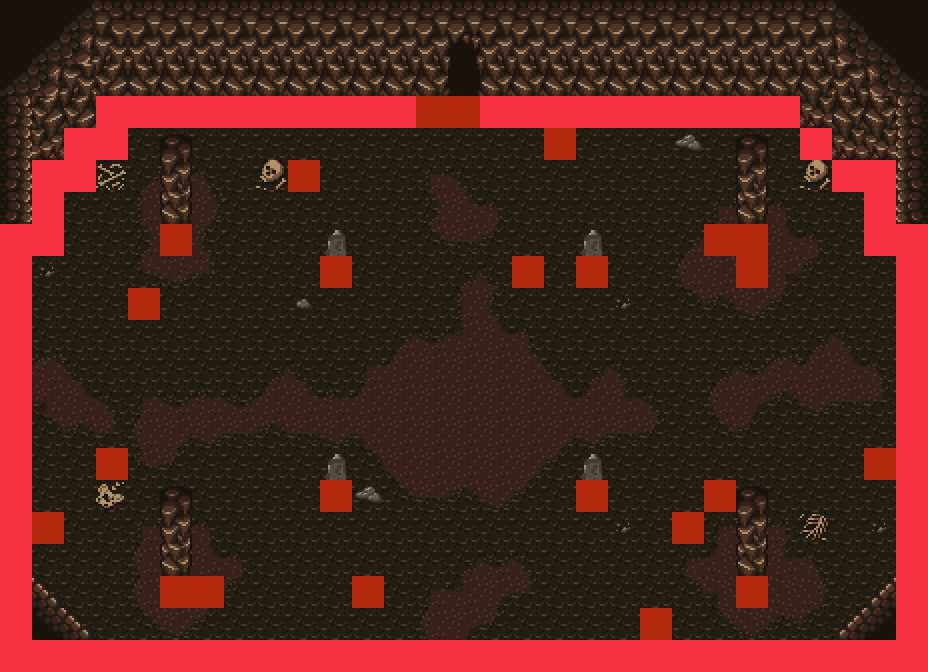

A level layout from a 2D game, rendered from its tile map. Below: a short description, then the map file with tile-grid data replaced by summaries:
An orthogonal 29x21 tile map with 32x32 px tiles, 4 tile layers (Ground, Path, Wall, Collision), 2 tilesets.

<map version="1.10" tiledversion="1.12.1" orientation="orthogonal" renderorder="right-down" width="29" height="21" tilewidth="32" tileheight="32" infinite="0" nextlayerid="6" nextobjectid="1">
 <tileset firstgid="1" source="Cave_Tileset.tsx" />
 <tileset firstgid="1025" source="../AssetOutworld/OutWorld_Tileset.tsx" />
 <layer id="1" name="Ground" width="29" height="21" locked="1">
  <data>[609 cells, 609 non-empty, 1 distinct tile ids]</data>
 </layer>
 <layer id="4" name="Path" width="29" height="21">
  <data>[609 cells, 187 non-empty, 53 distinct tile ids]</data>
 </layer>
 <layer id="3" name="Wall" width="29" height="21">
  <data>[609 cells, 238 non-empty, 28 distinct tile ids]</data>
 </layer>
 <layer id="5" name="Collision" width="29" height="21" locked="1">
  <data>[609 cells, 110 non-empty, 2 distinct tile ids]</data>
 </layer>
</map>
